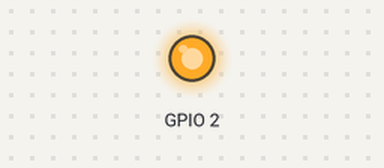
The program below on a simulated Raspberry Pi (BCM pin numbers). Shown: output pins drawn as LEDs (lit = HIGH).

Above: at 0.1 s.
Timing chart, 0 to 1.6 s (numbered marks = the images above):
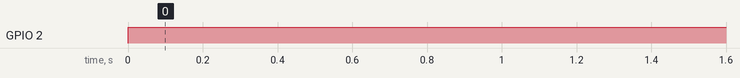

Measured:
- by itself, GPIO 2: LOW → HIGH at 0.00 s

The program:

led.py
```python
import RPi.GPIO as GPIO
import time

GPIO.setmode(GPIO.BCM)
GPIO.setup(2, GPIO.OUT)

try:
    while True:
	GPIO.output(2, True)

        time.sleep(1)


except KeyboardInterrupt:
    GPIO.cleanup()
```
